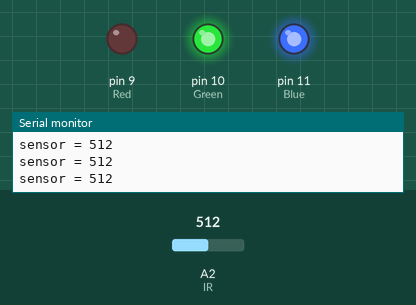
Recording of a sketch running on a simulated Arduino Uno, built with avr-gcc and run on an emulated ATmega328P. Parts: output pins drawn as LEDs (lit = HIGH), the last lines printed to the serial monitor. The test bench sets the inputs (shaded band); at power-on: A2 (IR) = 512.

Above: at 1.2 s.
1.3 s: A2 (IR) set to 216
4.3 s: A2 (IR) set to 187
At 4.6 s:
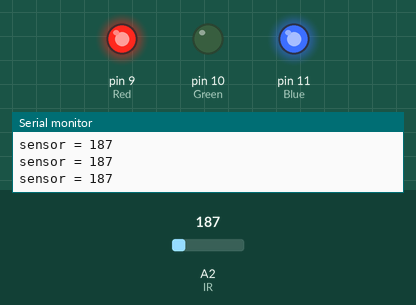
5.8 s: A2 (IR) set to 210
At 7.0 s:
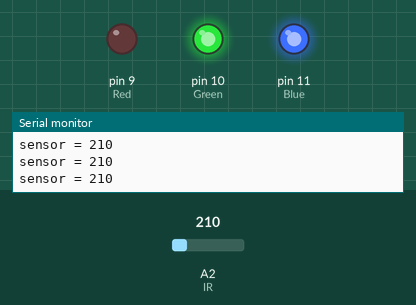
8.8 s: A2 (IR) set to 190
At 9.8 s:
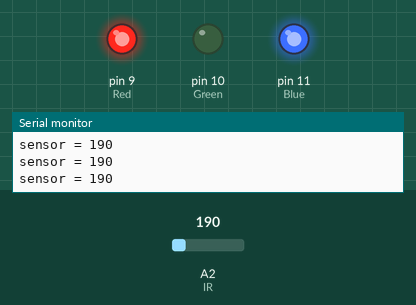
Timing chart, 0 to 11.3 s (numbered marks = the images above; inputs shaded):
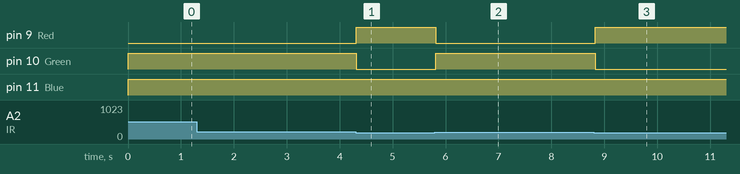

Measured:
- the behaviour switches between 201 and 200 on A2 (IR) (found by bisection; images 0 and 1)
- after the input at 4.3 s, pin 9 (Red): LOW → HIGH at once; pin 10 (Green): HIGH → LOW at once
- after the input at 5.8 s, pin 9 (Red): HIGH → LOW at once; pin 10 (Green): LOW → HIGH at once
- after the input at 8.8 s, pin 9 (Red): LOW → HIGH at once; pin 10 (Green): HIGH → LOW at once

The sketch:

IR_sensor.ino
```cpp
//Simple testing of the sensor.
//This can be used with other types of sensors
//just plug into the same sensor pins

int const Red = 9; //pin 3
int const Blue = 11; // pin 4
int const Green = 10; // pin 5
int const IR = 2;
int SENSOR = 0;

void setup(){ // sets up the program
  pinMode(Green, OUTPUT);
  pinMode(Blue, OUTPUT);
  pinMode(Red, OUTPUT);
// pinMode(IR, INPUT);
  Serial.begin(9600);
}

void loop() { //main loop of the program
 SENSOR = analogRead(IR);
  Serial.print("sensor = ");
  Serial.println(SENSOR);

if ( SENSOR > 200 ) {
  digitalWrite(Green, HIGH);
  digitalWrite(Blue, HIGH);
  digitalWrite(Red, LOW);
 //delay(1000);  //This is a second
}
else
{
digitalWrite(Green, LOW);
digitalWrite(Blue, HIGH);
digitalWrite(Red, HIGH);
}}
```
